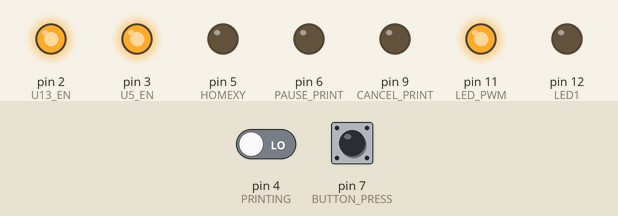
Recording of a sketch running on a simulated Arduino Uno, built with avr-gcc and run on an emulated ATmega328P. On the bench: output pins drawn as LEDs (lit = HIGH). Dashed ring = blinking. Inputs (shaded band) come from the test bench; at power-on: pin 7 (BUTTON_PRESS) LOW, pin 4 (PRINTING) LOW.

Above: at 1.2 s.
1.3 s: pin 7 (BUTTON_PRESS) pulled HIGH for 3.2 s
At 3.0 s:
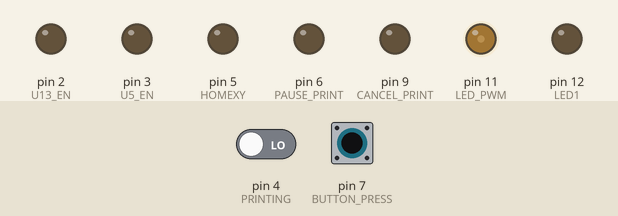
6.0 s: pin 4 (PRINTING) driven HIGH
9.0 s: pin 7 (BUTTON_PRESS) pulled HIGH for 0.15 s
At 9.53 s:
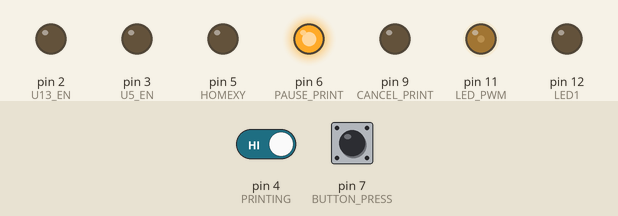
12.0 s: pin 7 (BUTTON_PRESS) pulled HIGH for 3.2 s
At 12.87 s:
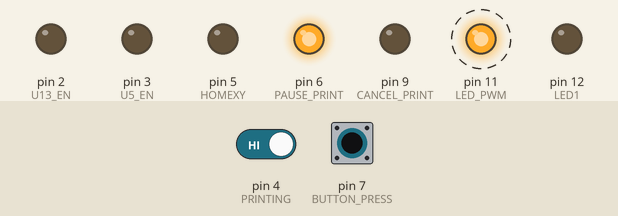
16.7 s: pin 7 (BUTTON_PRESS) pulled HIGH for 1 s
At 17.75 s:
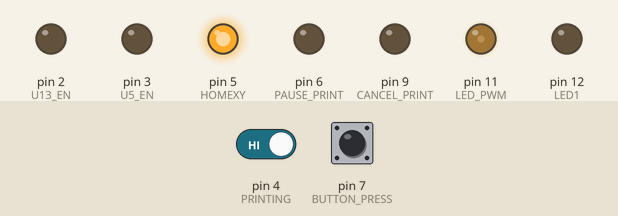
19.3 s: pin 7 (BUTTON_PRESS) pulled HIGH for 3.2 s
At 20.45 s:
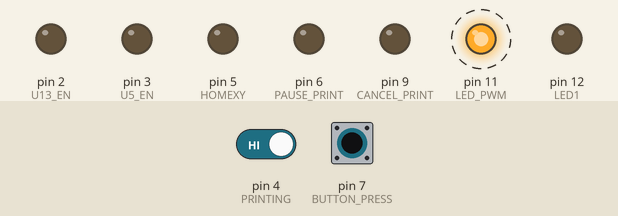
Timing chart, 0 to 23.3 s (numbered marks = the images above; inputs shaded):
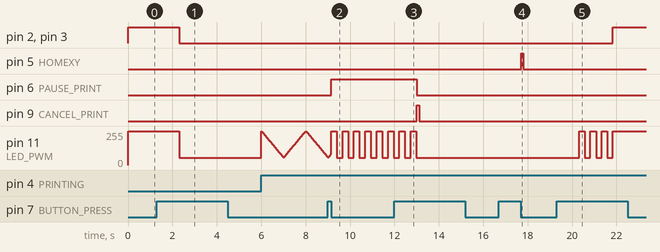

The sketch:

PressButtonFirmware_11022014_ino.ino
```cpp
/**
Solidoodle Press
ATtiny2313 LED Button
Author: Ryan Dobbins
Last modified: 03 Nov 2014
*/

//#define UART_TXD1     0  // PD0
//#define UART_RXD1     1  // PD1
#define BUTTON_PRESS  7  // PD5
#define RESET_AT90    8  // PD6
#define LED_PWM       11 // PB2
#define LED1          12 // PB3
//#define LED2          13 // PB4
//#define SDA/MOSI_ATT  14 // PB5
//#define MISO/ATT      15 // PB6
//#define SCL/SCK_ATT   16 // PB7

#define LED_PWM_MAX          255  // 0-255
#define LED_PWM_FADE         1    // amount to change PWM value each loop for pulsing
#define LOOP_DELAY           10   // time in milliseconds
#define BUTTON_HOLD_TIME_MS  1000 // time in milliseconds for button press
#define BLINK_TIME_MS        250  // time in milliseconds for LEDs blinking

#define BUTTON_HOLD_TIME     BUTTON_HOLD_TIME_MS / LOOP_DELAY
#define BLINK_TIME           BLINK_TIME_MS / LOOP_DELAY

// main firmware communication pins
#define U13_EN        2  // PA1
#define U5_EN         3  // PA0
#define PRINTING      4  // PD2  // INPUT
#define HOMEXY        5  // PD3  // OUTPUT home x/y	FAULT
#define PAUSE_PRINT   6  // PD4  // OUTPUT pause print
#define CANCEL_PRINT  9  // PB0  // OUTPUT cancel


/***** variables *****/
enum sdPressLEDStates
{
  Off      = 0,
  On       = 1,
  Glowing  = 2,    // printing
  Blinking = 3     // paused
};

bool buttonState;
bool lastButtonState;
bool printState = false;
bool lastPrintState = false;
bool pauseHalt = false;
bool lastPauseHalt = false;
bool buttonHold;
int ledValue;
sdPressLEDStates printerMode;  // 0:OFF 1:ON 2:GLOWING(PRINTING) 3:BLINKING(PAUSED)
int buttonTimer;
int blinkDelay = 0;
int brightness = 0;
int ledFade = 1;

/***** routines *****/
void AT90On()
{
  //digitalWrite(PAUSE_PRINT, LOW);
  digitalWrite(RESET_AT90, HIGH);
}

void AT90Off()
{
  //digitalWrite(PAUSE_PRINT, HIGH);
  delay(10);
  digitalWrite(RESET_AT90, LOW);
}

void vReg5On()
{
  digitalWrite(U5_EN, LOW);
}

void vReg5Off()
{
  digitalWrite(U5_EN, HIGH);
}

void vReg12On()
{
  digitalWrite(U13_EN, LOW);
}

void vReg12Off()
{
  digitalWrite(U13_EN, HIGH);
}

void setLedPwm(int ledPwmValue)
{
  analogWrite(LED_PWM, 255 - (LED_PWM_MAX / 100) * ledPwmValue);
}

void blinkLed()
{
  for (int i=0; i<3; i++)
  {
    setLedPwm(0);
    delay(BLINK_TIME_MS);
    setLedPwm(100);
    delay(BLINK_TIME_MS);
   }
}

/*
void resetPrinter()
{
  vReg5Off();
  vReg12Off();
  AT90Off();
  blinkLed();
  //setup();
  AT90On();
  vReg5On();
  vReg12On();
  printerMode = 1;
}
*/

void powerOn()
{
  printerMode = On;
  setLedPwm(100);
  vReg5On();
  vReg12On();
  AT90On();
}

void powerOff()
{
  AT90Off();
  blinkLed();
  vReg5Off();
  vReg12Off();
  printerMode = Off;
  setLedPwm(0);
}

void setup()
{
  pinMode(BUTTON_PRESS, INPUT);  // press from led button
  pinMode(PRINTING, INPUT);  // printing from main firmware
  pinMode(HOMEXY, OUTPUT);  // home x/y
  digitalWrite(HOMEXY, LOW);
  pinMode(PAUSE_PRINT, OUTPUT);
  digitalWrite(PAUSE_PRINT, LOW);
  pinMode(CANCEL_PRINT, OUTPUT);
  digitalWrite(CANCEL_PRINT, LOW);

  pinMode(U13_EN, OUTPUT);
  pinMode(U5_EN, OUTPUT);
  pinMode(LED_PWM, OUTPUT);
  pinMode(LED1, OUTPUT);
  pinMode(PAUSE_PRINT, OUTPUT);

  digitalWrite(RESET_AT90, LOW);
  digitalWrite(LED1, LOW);
  vReg5Off();
  vReg12Off();
  setLedPwm(0);
}

void loop()
{
  delay(LOOP_DELAY);
  lastPrintState = printState;
  printState = digitalRead(PRINTING);

  lastButtonState = buttonState;
  buttonState = digitalRead(BUTTON_PRESS);

  lastPauseHalt = pauseHalt;
  pauseHalt = digitalRead(PAUSE_PRINT);

  if (printerMode != Off)
  {
    if ((printState) && (!lastPrintState))
    {
      printerMode = Glowing;
    }
    else if ( (!printState) && (lastPrintState) )
    {
      printerMode = On;
      setLedPwm(100);
    }
  }

  /***** poll button *****/
  if (buttonState)
  {
    if (!lastButtonState)
    {                   // if button was just pressed
      buttonTimer = 0;  // start timer for possible button hold
      buttonHold = true;
    }
    else if (buttonHold)
    {
      buttonTimer++;

      // LONG PRESS
      if (buttonTimer > BUTTON_HOLD_TIME)
      {
        buttonHold = false;
        if (printerMode == Off)
        {
          powerOn();
        }
        else if (printerMode == On || printerMode == Glowing)
        {
          powerOff();
        }
        else if (printerMode == Blinking)
        {
          digitalWrite(CANCEL_PRINT, HIGH);
          digitalWrite(PAUSE_PRINT, LOW);
          delay(100);
          digitalWrite(CANCEL_PRINT, LOW);
          setLedPwm(100);
          printerMode = On;
        }
      }
    }
  }

  // QUICK PRESS
  if ( (!buttonState) && (lastButtonState) && (buttonTimer < BUTTON_HOLD_TIME) )
  {
    buttonHold = false;

    if (printerMode == Off)
    { // do nothing
    }
    else if (printerMode == On)
    {
      digitalWrite(HOMEXY, HIGH);
      delay(100);
      digitalWrite(HOMEXY, LOW);
    }
    else if (printerMode == Glowing)
    {
      digitalWrite(PAUSE_PRINT, HIGH);
      //delay(100);
      //digitalWrite(PAUSE_PRINT, LOW);
      printerMode = Blinking;
    }
    else if (printerMode == Blinking)
    {	// resume print
      //digitalWrite(PAUSE_PRINT, HIGH);
      //delay(100);
      digitalWrite(PAUSE_PRINT, LOW);
      printerMode = Glowing;
    }
  }

  /***** mode settings *****/
  if (printerMode == Blinking)
  {
    if (blinkDelay < BLINK_TIME)
    {
      setLedPwm(0);
    }
    else
    {
      setLedPwm(100);
    }

    if (blinkDelay == (BLINK_TIME * 2) )
    {
      blinkDelay = 0;
    }
    else
    {
      blinkDelay++;
    }
  }
  else if (printerMode == Glowing)
  {
    setLedPwm(brightness);
    brightness += ledFade;
    if ( (brightness == 100) || (brightness == 0) )
    {
      ledFade = -ledFade;
    }
  }

}
```

Measured:
- after the input at 1.3 s, pin 2 (U13_EN), pin 3 (U5_EN): HIGH → LOW after 1.0 s; pin 11 (LED_PWM): 255/255 → 55/255 after 1.0 s
- after the input at 9.0 s, pin 6 (PAUSE_PRINT): LOW → HIGH after 0.15 s
- after the input at 12.0 s, pin 6 (PAUSE_PRINT): HIGH → LOW after 1.0 s; pin 9 (CANCEL_PRINT): LOW → HIGH after 1.0 s, → LOW 0.10 s later; pin 11 (LED_PWM): goes on until 13.0 s, then stays 55/255
- after the input at 16.7 s, pin 5 (HOMEXY): LOW → HIGH after 1.0 s, → LOW 0.10 s later
- after the input at 19.3 s, pin 2 (U13_EN), pin 3 (U5_EN): LOW → HIGH after 2.5 s; pin 11 (LED_PWM): alternates 255/255 for 0.25 s and 55/255 for 0.25 s, 7 changes in all, then stays 255/255, starting after 1.0 s
